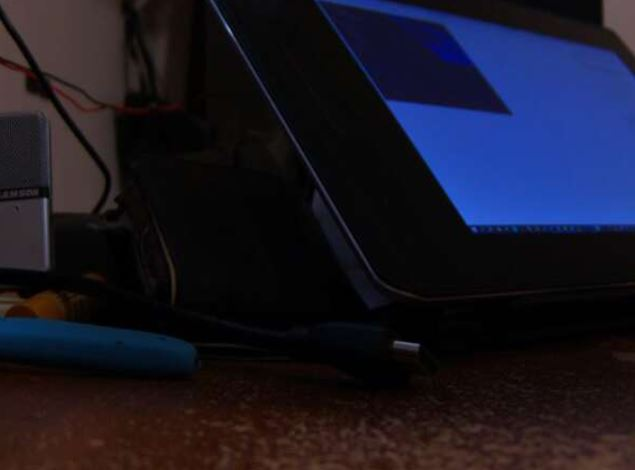
#> input picture misc/camera/in-focus.JPG, 635 x 470 px
$ python analyze_img.py
#> lines starting #> are read from the running program, lines starting #| are printed output that depends on the picture; long printed decimals are rounded
import time
import numpy as np
import cv2 as cv
import json
import numpy
from statistics import mean

from matplotlib import pyplot as plt

img = cv.imread('in-focus.JPG',0)
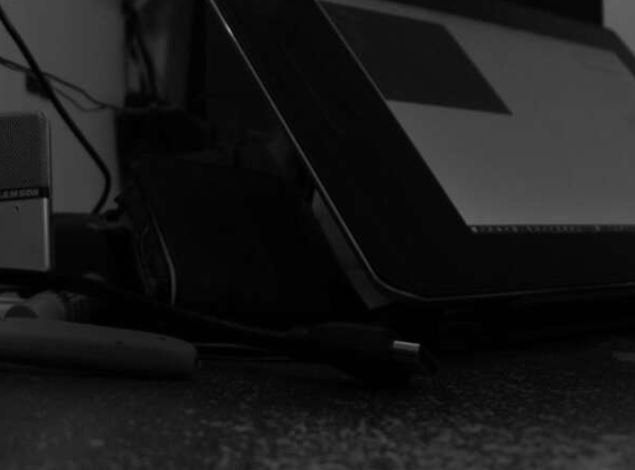
#> img: shape (470, 635); min 0, max 149, mean 25.2

def canny_edge(img):
  print(time.time())
  edges = cv.Canny(img,100,200)
  print(time.time())

  sum_edges = 0

  for i in range (0, len(edges), 1):
    sum_edges += numpy.count_nonzero(edges[0])

  print(sum_edges)

# https://stackoverflow.com/questions/48319918/whats-the-theory-behind-computing-variance-of-an-image
def variance(img):
  return cv.Laplacian(img, cv.CV_64F).var()

# **2 is power of 2/squared
def variance_x(var_arr):
  print(var_arr)
  return mean(abs(var_arr - var_arr.mean())**2)

var_arr = variance(img)
#> var_arr = 12.17
print(var_arr)
#| 12.169
# [7 lines of commented-out code are left out]

$ run again, with misc/camera/check.JPG copied over misc/camera/in-focus.JPG
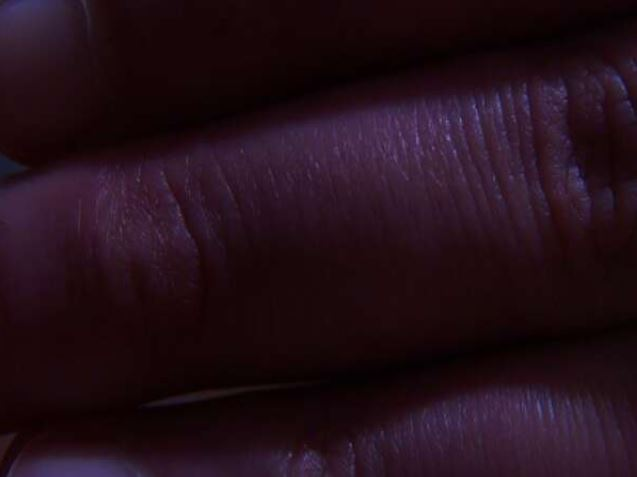
#> input picture misc/camera/check.JPG, 637 x 477 px
#> `img = cv.imread('in-focus.JPG',0)`:
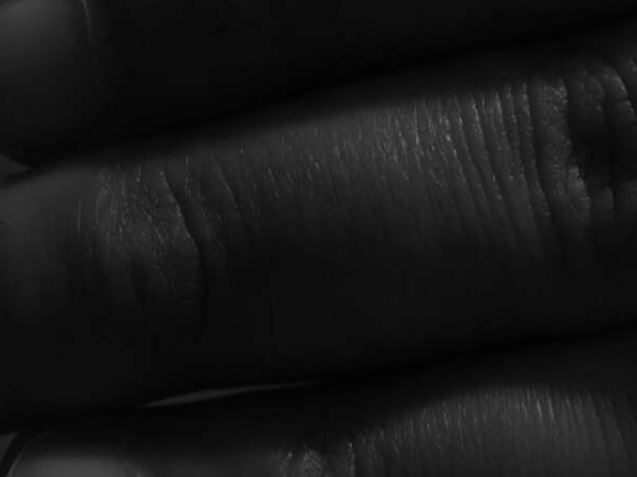
#> img: shape (477, 637); min 1, max 122, mean 22
#> var_arr = 8.37
#| 8.372

$ run again, with misc/camera/test.jpeg copied over misc/camera/in-focus.JPG
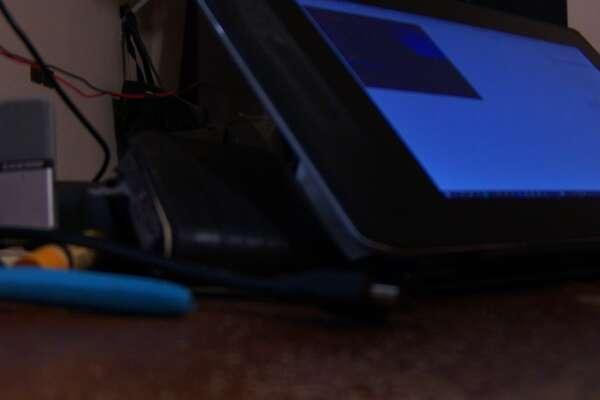
#> input picture misc/camera/test.jpeg, 600 x 400 px
#> `img = cv.imread('in-focus.JPG',0)`:
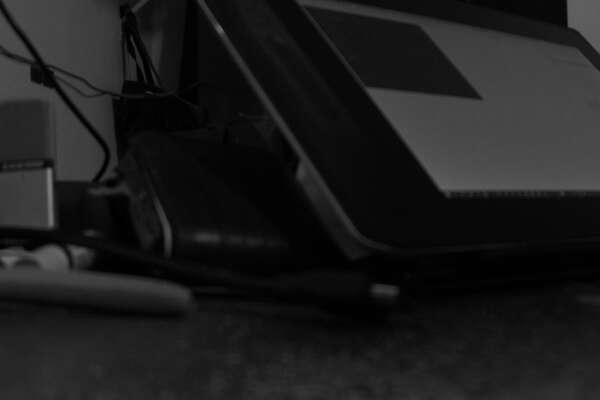
#> img: shape (400, 600); min 0, max 123, mean 28.6
#> var_arr = 12.12
#| 12.115
